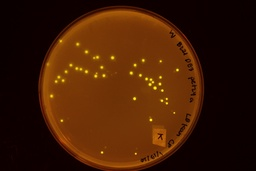
#> input picture 3/IMG_0049.JPG, 256 x 171 px, shrunk from 5184 x 3456 before the run
$ jupyter execute FMNcolonies.ipynb   (shell and % lines are left out)
#> lines starting #> are read from the running program, lines starting #| are printed output that depends on the picture; after the words box and inside, x2 and y2 are one past the last pixel; in counts of white or black regions, pixels touching at a corner belong together; long printed decimals are rounded
[cell 1]
# These images are the work of Carla Perez (http://www.proteindesign.org/people.html)

# We'll use scikit-image, where images are simply NumPy arrays. We already know how to work with NumPy arrays!

from skimage import io as skiio
from matplotlib import pyplot as plt
import numpy as np

# We'll convert to grayscale as we import
wt_bright = skiio.imread("IMG_0049.JPG", as_gray = True)
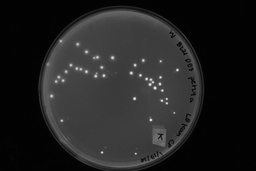
#> wt_bright: shape (171, 256) float64; min 0.00667, max 0.892, mean 0.133
wt_dark = skiio.imread("IMG_0050.JPG", as_gray = True)
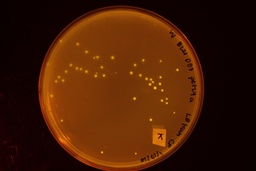
#> input picture 3/IMG_0050.JPG, 256 x 171 px, shrunk from 5184 x 3456 before the run
#> wt_dark: shape (171, 256) float64; min 0.0075, max 0.748, mean 0.14
f, axes = plt.subplots(2, 2, figsize = (12,9))
upperbound = np.max([wt_bright, wt_dark])
#> upperbound = 0.892
axes[0,0].imshow(wt_bright, cmap = 'binary', vmin = 0, vmax = upperbound)
axes[1,0].imshow(wt_dark, cmap = 'binary', vmin = 0, vmax = upperbound)
axes[0,1].hist(wt_bright.flatten(), density = True, bins = 256)
axes[1,1].hist(wt_dark.flatten(), density = True, bins = 256)
axes[0,1].set_xlim(0,1)
axes[1,1].set_xlim(0,1)
#> figure, not shown here; panel 2: tallest bar 70.73 high, from x = 0.00667 to 0.0101; panel 4: tallest bar 64.21 high, from x = 0.0133 to 0.0162

[cell 2]
from skimage.filters import threshold_otsu

# Let's remove the background and handwriting. Otsu's method is a procedure for determining an optimal threshold
# by maximizing the sum of the variances
threshold_wt_bright = threshold_otsu(wt_bright)
#> threshold_wt_bright = 0.14
print(threshold_wt_bright)
#| 0.1398
#plt.imshow(wt_bright > threshold_wt_bright, cmap = 'binary')
#plt.colorbar()
wt_bright_masked_background = np.ma.masked_where(wt_bright < threshold_wt_bright, wt_bright)

cmap_badred = plt.get_cmap('binary')
cmap_badred.set_bad('red')

f, axes = plt.subplots(1, 2, figsize = (9,3))
axes[0].imshow(wt_bright_masked_background, cmap = cmap_badred)
_ = axes[1].hist(wt_bright_masked_background.compressed(), bins = 256, density = True)
# Note: matplotlib's hist() does not directly support masked arrays
#> figure, not shown here; panel 2: tallest bar 40.78 high, from x = 0.24 to 0.243

[cell 3]
#It is clear from this histogram that the edges of the dish/tape are still a problem after removing the background
plt.imshow(wt_bright_masked_background > 0.4, cmap = 'binary')

# We will have to expand the masked region to exclude these edges
# Let's proceed with the bright image, which should be easier to segment, then use the same final mask on both
# bright and dark images

[cell 4]
# We'll create a binary array containing the mask, then use binary erosion on it:
from skimage.morphology import erosion
from skimage.morphology import disk

mask_wt_keep = wt_bright > threshold_wt_bright
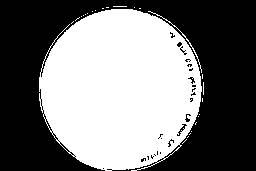
#> mask_wt_keep: shape (171, 256) bool; 46.9% white; 25 white regions (23 under 20 px), largest, box (x1, y1, x2, y2) and area: (39, 9, 202, 171) 20358, (148, 11, 202, 73) 90
mask_wt_eroded = erosion(mask_wt_keep, disk(32))
#> mask_wt_eroded: shape (171, 256) bool; 13.8% white; 1 white region, box (x1, y1, x2, y2) and area: (72, 41, 159, 138) 6024

f, axes= plt.subplots(1, 2, figsize = (9,3))
axes[0].imshow(mask_wt_keep, cmap = 'binary')
axes[1].imshow(mask_wt_eroded, cmap = 'binary')

[cell 5]
# Now let's re-mask our bright image and histogram:
wt_bright_masked_background = np.ma.masked_where(1 - mask_wt_eroded, wt_bright)

f, axes= plt.subplots(1, 2, figsize = (9,3))
axes[0].imshow(wt_bright_masked_background, cmap = cmap_badred)
_ = axes[1].hist(wt_bright_masked_background.compressed(), bins = 256, density = True)
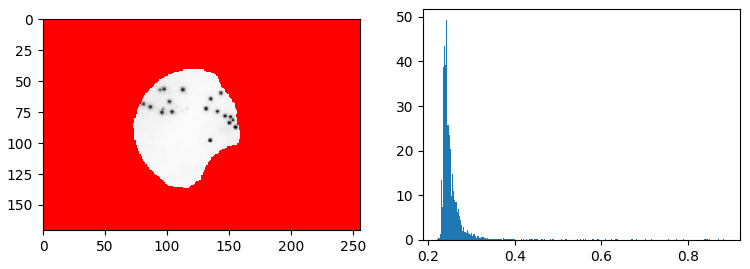
#> figure drawn by matplotlib, 2 panels; panel 2: tallest bar 49.28 high, from x = 0.242 to 0.244

[cell 6]
# The easiest way to see how well the edge effects are being removed is by filling the masked pixels with the
# median value, which should be close to the background shade
plt.imshow(np.ma.filled(wt_bright_masked_background, np.ma.median(wt_bright_masked_background)), cmap = 'binary')

[cell 7]
from skimage.feature import blob_log

blobs_log = blob_log(np.ma.filled(wt_bright_masked_background, np.ma.median(wt_bright_masked_background)),
                     min_sigma=2, max_sigma=25, num_sigma=100, threshold=0.15)
#> blobs_log = 15 rows, first 8: [57, 112, 2], [98, 134, 2], [73, 131, 2], [88, 155, 2], [75, 95, 2], [60, 143, 2], [75, 103, 2], [65, 135, 2]
blobs_log[:, 2] = blobs_log[:, 2] * np.sqrt(2)

print(len(blobs_log))
#| 15

f, axes = plt.subplots(1,2, figsize = (12,6), sharey = True)
axes[0].imshow(wt_bright_masked_background, cmap = cmap_badred)
axes[1].imshow(wt_bright_masked_background, cmap = cmap_badred)
for blob in blobs_log:
    y, x, r = blob
    c = plt.Circle((x, y), r, color='yellow', linewidth = 1, fill = False, alpha = 0.3)
    axes[1].add_patch(c)
#> this loop made 15 passes
#> (blob, y, x) on passes 1 to 12: ([57, 112, 2.83], 57, 112), ([98, 134, 2.83], 98, 134), ([73, 131, 2.83], 73, 131), ([88, 155, 2.83], 88, 155), ([75, 95, 2.83], 75, 95), ([60, 143, 2.83], 60, 143), ([75, 103, 2.83], 75, 103), ([65, 135, 2.83], 65, 135), ([71, 86, 2.83], 71, 86), ([75, 140, 2.83], 75, 140), ([57, 97, 2.83], 57, 97), ([67, 101, 2.83], 67, 101)

f.savefig("fmntest.pdf")

[cell 8]
# We could write a function to grab the mean intensity and number of pixels of each blob...
def quantify_all_blobs(blobs_log):
    blobs_means = np.empty(len(blobs_log)) # Note: we could make this work for trajectory data by using
    # np.empty((len(blobs_log), len(imagecollection)))
    blobs_areas = np.zeros(len(blobs_log))

    for i, blob in enumerate(blobs_log):
        y, x, r = blob
        trajsum = 0 # and using np.zeros(len(imagecollection)) here
        # The naive (slow) method would be to iterate over all pixels instead of only those unmasked:
        # for ypix in range(wt_bright.shape[0]):
        #     for xpix in range(wt_bright.shape[1]):
        #         if mask_wt_eroded[ypix, xpix] == 1:
        for ypix, xpix in np.transpose(np.nonzero(mask_wt_eroded == 1)):
            if (ypix - y) ** 2 + (xpix - x) ** 2 <= r ** 2:
                blobs_areas[i] += 1
                trajsum += wt_bright[ypix, xpix] # and replacing this indexing with [:, ypix, xpix]
        blobs_means[i] = trajsum / blobs_areas[i]

    return blobs_means, blobs_areas
    # We could also make the above a lot faster by writing a float-accepting version of skimage's disk()

[cell 9]
# But instead of using quantify_all_blobs, which takes quite a while, we'll take advantage of how trivially
# parallel this task is
from multiprocessing import Pool

# We'll define a function that we want applied to all of our blobs
def quantify_blob(blob):
    y, x, r = blob
    area = 0
    trajsum = 0
    for ypix, xpix in np.transpose(np.nonzero(mask_wt_eroded == 1)):
        if (ypix - y) ** 2 + (xpix - x) ** 2 <= r ** 2:
            area += 1
            trajsum += wt_bright[ypix, xpix]
#> this loop made 6024 passes
#> trajsum on passes 619, 620, 621, 622, 623, 678, 679, 680, 681, 682, 739, 740: 0.299, 0.619, 0.966, 1.3, 1.6, 1.92, 2.43, 3.08, 3.61, 3.98, 4.36, 5.07
#> (ypix, xpix) on passes 1 to 6: (41, 112), (41, 113), (41, 114), (41, 115), (41, 116), (41, 117)
#> after the loop, area = 25; trajsum = 11.89
    return trajsum / area, area

# And apply this function to every element of the list of blobs using a pool of 10 processors
with Pool(10) as p:
    blobs_means, blobs_areas = zip(*p.map(quantify_blob, blobs_log)) # Map  gives a tuple (mean, area) for each...
#> the loop in quantify_blob (call 2), `for ypix, xpix in np.transpose(np.nonzero(mask_wt_eroded == 1)):` made 6024 passes
#> trajsum on passes 3866, 3867, 3868, 3869, 3870, 3952, 3953, 3954, 3955, 3956: 0.254, 0.52, 0.808, 1.11, 1.38, 1.65, 2.08, 2.79, 3.3, 3.61
# Note: multiprocessing spawns processes that each have a copy of everything in memory, which speeds up our case,
# but can also quickly fill memory if you aren't careful. It is usually a good idea to test the memory usage with
# a few processes first.

[cell 10]
# Let's make sure that there's no relationship between the mean and area:
plt.scatter(blobs_areas, blobs_means)
# Now we should be confident that clipped blobs are okay to include, as we explicitly use the area within the mask

[cell 11]
# We'll redefine quantify_blob to work on arbitrary frames with arbitrary masks:
def quantify_blob(blob, frame, mask):
    y, x, r = blob
    area = 0
    trajsum = 0
    for ypix, xpix in np.transpose(np.nonzero(mask == 1)):
        if (ypix - y) ** 2 + (xpix - x) ** 2 <= r ** 2:
            area += 1
            trajsum += frame[ypix, xpix]
    return trajsum / area, area


# Let's define a function to take a paired bright and dark frame and do the same analysis on the bright frame,
# and apply the same resulting mask to the dark frame:
def analyze_pair(bright_frame, dark_frame, nproc):
    threshold = threshold_otsu(bright_frame)
    mask_keep = bright_frame > threshold
    mask_eroded = erosion(mask_keep, disk(32))
    bright_masked_background = np.ma.masked_where(1 - mask_eroded, bright_frame)
    blobs_log = blob_log(np.ma.filled(bright_masked_background, np.ma.median(bright_masked_background)),
                         min_sigma=2, max_sigma=25, num_sigma=100, threshold=0.15)
    blobs_log[:, 2] = blobs_log[:, 2] * np.sqrt(2)
    frame = bright_frame
    with Pool(nproc) as p:
        bright_blobs_means, blobs_areas = zip(*p.starmap(quantify_blob,
                                                         [(blob, bright_frame, mask_eroded) for blob in blobs_log]))
#> the loop in quantify_blob (call 2), `for ypix, xpix in np.transpose(np.nonzero(mask == 1)):` made 6024 passes
    with Pool(nproc) as p:
        dark_blobs_means, _ = zip(*p.starmap(quantify_blob,
                                             [(blob, dark_frame, mask_eroded) for blob in blobs_log]))
    return bright_blobs_means, dark_blobs_means, blobs_areas

[cell 12]
# Let's apply this function to the wild-type images:
wt_bright_means, wt_dark_means, wt_areas = analyze_pair(wt_bright, wt_dark, 10)

[cell 13]
# Histogram the bright and dark means:
plt.hist(wt_bright_means, color = "#7cbce9", alpha = 0.5)
plt.hist(wt_dark_means, color = "#1a6499", alpha = 0.5)
#> figure, not shown here; tallest bar 4 high, from x = 0.348 to 0.353

[cell 14]
plt.scatter(wt_bright_means, wt_dark_means)
plt.xlabel("bright mean")
plt.ylabel("dark mean")
plt.title("Wild-type colonies")

[cell 15]
# We'll load a circular permutant image pair and make sure the same threshold is appropriate:
circperm3_bright = skiio.imread("IMG_0052.JPG", as_gray = True)
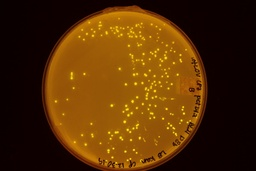
#> input picture 3/IMG_0052.JPG, 256 x 171 px, shrunk from 5184 x 3456 before the run
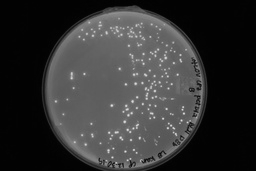
#> circperm3_bright: shape (171, 256) float64; min 0.00583, max 0.892, mean 0.197
circperm3_dark = skiio.imread("IMG_0053.JPG", as_gray = True)
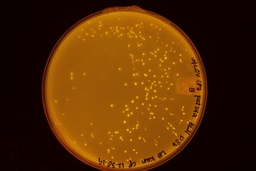
#> input picture 3/IMG_0053.JPG, 256 x 171 px, shrunk from 5184 x 3456 before the run
#> circperm3_dark: shape (171, 256) float64; min 0.00667, max 0.75, mean 0.193

threshold = threshold_otsu(circperm3_bright)
mask_keep = circperm3_bright > threshold
#> mask_keep: shape (171, 256) bool; 46.5% white; 45 white regions (44 under 20 px), largest, box (x1, y1, x2, y2) and area: (45, 6, 205, 171) 20244
mask_eroded = erosion(mask_keep, disk(32))
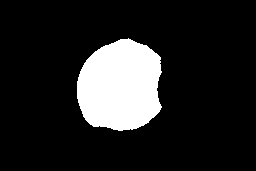
#> mask_eroded: shape (171, 256) bool; 14.3% white; 1 white region, box (x1, y1, x2, y2) and area: (77, 38, 162, 131) 6263
bright_masked_background = np.ma.masked_where(1 - mask_eroded, circperm3_bright)
blobs_log = blob_log(np.ma.filled(bright_masked_background, np.ma.median(bright_masked_background)),
                     min_sigma=2, max_sigma=25, num_sigma=100, threshold=0.15)
blobs_log[:, 2] = blobs_log[:, 2] * np.sqrt(2)

f, axes = plt.subplots(1,2, figsize = (12,6), sharey = True)
axes[0].imshow(bright_masked_background, cmap = cmap_badred)
axes[1].imshow(bright_masked_background, cmap = cmap_badred)
for blob in blobs_log:
    y, x, r = blob
    c = plt.Circle((x, y), r, color='yellow', linewidth = 1, fill = False, alpha = 0.3)
    axes[1].add_patch(c)
#> this loop made 3 passes
#> blob on passes 1 to 3: [105, 111, 2.83], [121, 124, 2.83], [83, 135, 2.83]

f.savefig("fmntest.pdf")

[cell 16]
_ = plt.hist(bright_masked_background.compressed(), bins = 256, density = True)
second_threshold = threshold_otsu(bright_masked_background.compressed())
plt.axvline(second_threshold, color = 'C1')

# We can see that the background distribution is different - and brighter - than the wild-type
# This is likely due to the plate thickness and concentration

# While we could use another Otsu threshold (shown as orange line) to adjust for the background amount and
# segment based on a simple threshold, we see the power in the Laplacian of Gaussian method, which is insensitive
# to background level, for detecting circular objects. We'll return to this at the end just for completeness
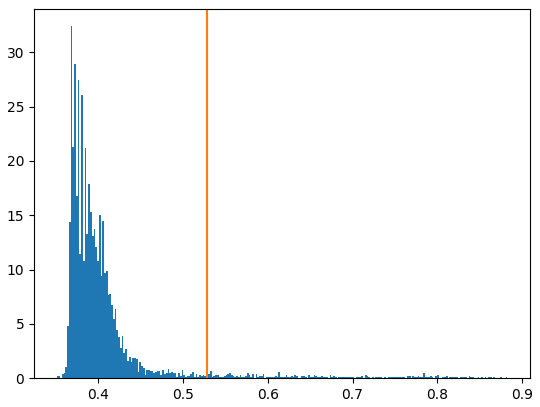
#> figure drawn by matplotlib, 1 panel; tallest bar 32.4 high, from x = 0.367 to 0.369

[cell 17]
# Now we'll apply the same function to the circular permutant:
circperm3_bright_means, circperm3_dark_means, circperm3_areas = analyze_pair(circperm3_bright, circperm3_dark, 10)

[cell 18]
plt.hist(circperm3_bright_means, color = "#ffd6b3", alpha = 0.5)
plt.hist(circperm3_dark_means, color = "#ff7700", alpha = 0.5)

[cell 19]
plt.scatter(circperm3_bright_means, circperm3_dark_means)
plt.xlabel("bright mean")
plt.ylabel("dark mean")
plt.title("Circular permutant 3 colonies")

[cell 20]
# Let's return to using a threshold -- in this case determined by the Otsu method -- to segment our image into
# regions of arbitrary shape. Note that for noisier images, this would not necessarily produce clean,
# fully-connected regions, and you may have to do some more manipulation (eg skimage.morphology.closing) first

segmented_bright = bright_masked_background.filled(0) > second_threshold
#> segmented_bright: shape (171, 256) bool; 0.73% white in thin lines or dots, all inside (x1, y1, x2, y2) = (83, 43, 161, 130)
plt.imshow(segmented_bright, cmap = 'binary')

[cell 21]
# We'll now label these separated objects so we can calculate their properties
from skimage.measure import label, regionprops

labels_bright = label(segmented_bright)
#> labels_bright: shape (171, 256) int32; 54 distinct labels, from 0 to 53

plt.imshow(labels_bright, cmap = 'jet')

[cell 22]
regionprops_bright = regionprops(labels_bright, intensity_image = bright_masked_background.filled(0))
# intensity_image is optional but will allow regionprops to calculate statistics using the original intensity
_ = plt.hist([regionprop.eccentricity for regionprop in regionprops_bright], bins = 30)

# We can see that we have a bunch of eccentricity-0 (circle-like) objects as we expect, but also a wide
# distribution near 0.5 (corresponding to conjoined circles), and higher-eccentricity objects (mostly noise)

# We could potentially filter on the eccentricity as one way to remove these non-colony regions

# It would also be a good idea to further segment the conjoined circles, eg as in:
# https://scikit-image.org/docs/dev/auto_examples/segmentation/plot_watershed.html
#> figure, not shown here; tallest bar 13 high, from x = 0.8 to 0.833

[cell 23]
bright_areas = [regionprop.area for regionprop in regionprops_bright]
bright_means = [regionprop.mean_intensity for regionprop in regionprops_bright]

plt.scatter(bright_areas, bright_means)

# Here we are getting the same high-intensity scatter with no relationship, but also low-intensity, low-area noise
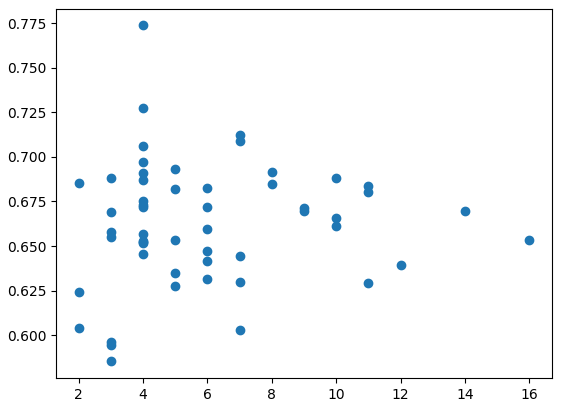
#> figure drawn by matplotlib, 1 panel
